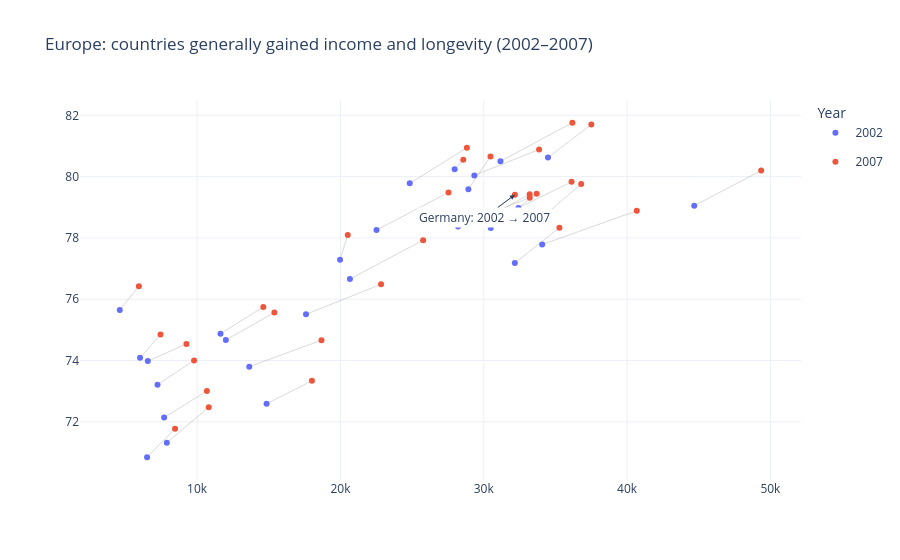

This figure's notebook cell:
### Markdown cell above
## Task 1 — Scatter: life expectancy change over time

**What to build:** A scatter showing **GDP per capita vs life expectancy** for **two years** (2002 and 2007) to show how both moved — use **colour for year** (just 2 colours), **one continent only**.

Choose any continent except Africa (that was the example). Highlight the change direction.

> 💡 Filter: `df.loc[df['continent'] == 'YOUR_CHOICE']` then filter years

### Code cell
# Task 1 — Europe, comparing 2002 with 2007
import plotly.express as px
import plotly.graph_objects as go

# Load the dataset here so this task works when run on its own.
df = px.data.gapminder()

continent = "Europe"
years = [2002, 2007]
task1_df = df.loc[
    (df["continent"] == continent) & df["year"].isin(years)
].copy()

task1_fig = go.Figure()
for _, country_data in task1_df.groupby("country"):
    country_data = country_data.sort_values("year")
    task1_fig.add_trace(
        go.Scatter(
            x=country_data["gdpPercap"],
            y=country_data["lifeExp"],
            mode="lines",
            line={"color": "rgba(120, 120, 120, 0.28)", "width": 1},
            showlegend=False,
            hoverinfo="skip",
        )
    )

points = px.scatter(
    task1_df,
    x="gdpPercap",
    y="lifeExp",
    color=task1_df["year"].astype(str),
    color_discrete_map={"2002": "#636EFA", "2007": "#EF553B"},
    hover_name="country",
    log_x=True,
    labels={
        "gdpPercap": "GDP per capita (US$, log scale)",
        "lifeExp": "Life expectancy (years)",
        "color": "Year",
    },
)
for trace in points.data:
    task1_fig.add_trace(trace)

germany = task1_df.loc[task1_df["country"] == "Germany"].sort_values("year")
if len(germany) == 2:
    task1_fig.add_annotation(
        x=germany.iloc[1]["gdpPercap"],
        y=germany.iloc[1]["lifeExp"],
        ax=germany.iloc[0]["gdpPercap"],
        ay=germany.iloc[0]["lifeExp"],
        xref="x",
        yref="y",
        axref="x",
        ayref="y",
        text="Germany: 2002 → 2007",
        showarrow=True,
        arrowhead=2,
        bgcolor="white",
    )

task1_fig.update_layout(
    title=f"{continent}: countries generally gained income and longevity (2002–2007)",
    legend_title_text="Year",
    template="plotly_white",
)
task1_fig.show()

### Figure 1 — Plotly figure (JSON) as saved in the notebook; plotly's stock layout.template omitted (floating-point values rounded to 4 significant figures)
{"data": [{"hoverinfo": "skip", "line": {"color": "rgba(120, 120, 120, 0.28)", "width": 1}, "mode": "lines", "showlegend": false, "type": "scatter", "x": [4604.0, 5937.0], "y": [75.65, 76.42]}, {"hoverinfo": "skip", "line": {"color": "rgba(120, 120, 120, 0.28)", "width": 1}, "mode": "lines", "showlegend": false, "type": "scatter", "x": [32420.0, 36130.0], "y": [78.98, 79.83]}, {"hoverinfo": "skip", "line": {"color": "rgba(120, 120, 120, 0.28)", "width": 1}, "mode": "lines", "showlegend": false, "type": "scatter", "x": [30490.0, 33690.0], "y": [78.32, 79.44]}, {"hoverinfo": "skip", "line": {"color": "rgba(120, 120, 120, 0.28)", "width": 1}, "mode": "lines", "showlegend": false, "type": "scatter", "x": [6019.0, 7446.0], "y": [74.09, 74.85]}, {"hoverinfo": "skip", "line": {"color": "rgba(120, 120, 120, 0.28)", "width": 1}, "mode": "lines", "showlegend": false, "type": "scatter", "x": [7697.0, 10680.0], "y": [72.14, 73.0]}, {"hoverinfo": "skip", "line": {"color": "rgba(120, 120, 120, 0.28)", "width": 1}, "mode": "lines", "showlegend": false, "type": "scatter", "x": [11630.0, 14620.0], "y": [74.88, 75.75]}, {"hoverinfo": "skip", "line": {"color": "rgba(120, 120, 120, 0.28)", "width": 1}, "mode": "lines", "showlegend": false, "type": "scatter", "x": [17600.0, 22830.0], "y": [75.51, 76.49]}, {"hoverinfo": "skip", "line": {"color": "rgba(120, 120, 120, 0.28)", "width": 1}, "mode": "lines", "showlegend": false, "type": "scatter", "x": [32170.0, 35280.0], "y": [77.18, 78.33]}, {"hoverinfo": "skip", "line": {"color": "rgba(120, 120, 120, 0.28)", "width": 1}, "mode": "lines", "showlegend": false, "type": "scatter", "x": [28200.0, 33210.0], "y": [78.37, 79.31]}, {"hoverinfo": "skip", "line": {"color": "rgba(120, 120, 120, 0.28)", "width": 1}, "mode": "lines", "showlegend": false, "type": "scatter", "x": [28930.0, 30470.0], "y": [79.59, 80.66]}, {"hoverinfo": "skip", "line": {"color": "rgba(120, 120, 120, 0.28)", "width": 1}, "mode": "lines", "showlegend": false, "type": "scatter", "x": [30040.0, 32170.0], "y": [78.67, 79.41]}, {"hoverinfo": "skip", "line": {"color": "rgba(120, 120, 120, 0.28)", "width": 1}, "mode": "lines", "showlegend": false, "type": "scatter", "x": [22510.0, 27540.0], "y": [78.26, 79.48]}, {"hoverinfo": "skip", "line": {"color": "rgba(120, 120, 120, 0.28)", "width": 1}, "mode": "lines", "showlegend": false, "type": "scatter", "x": [14840.0, 18010.0], "y": [72.59, 73.34]}, {"hoverinfo": "skip", "line": {"color": "rgba(120, 120, 120, 0.28)", "width": 1}, "mode": "lines", "showlegend": false, "type": "scatter", "x": [31160.0, 36180.0], "y": [80.5, 81.76]}, {"hoverinfo": "skip", "line": {"color": "rgba(120, 120, 120, 0.28)", "width": 1}, "mode": "lines", "showlegend": false, "type": "scatter", "x": [34080.0, 40680.0], "y": [77.78, 78.89]}, {"hoverinfo": "skip", "line": {"color": "rgba(120, 120, 120, 0.28)", "width": 1}, "mode": "lines", "showlegend": false, "type": "scatter", "x": [27970.0, 28570.0], "y": [80.24, 80.55]}, {"hoverinfo": "skip", "line": {"color": "rgba(120, 120, 120, 0.28)", "width": 1}, "mode": "lines", "showlegend": false, "type": "scatter", "x": [6557.0, 9254.0], "y": [73.98, 74.54]}, {"hoverinfo": "skip", "line": {"color": "rgba(120, 120, 120, 0.28)", "width": 1}, "mode": "lines", "showlegend": false, "type": "scatter", "x": [33720.0, 36800.0], "y": [78.53, 79.76]}, {"hoverinfo": "skip", "line": {"color": "rgba(120, 120, 120, 0.28)", "width": 1}, "mode": "lines", "showlegend": false, "type": "scatter", "x": [44680.0, 49360.0], "y": [79.05, 80.2]}, {"hoverinfo": "skip", "line": {"color": "rgba(120, 120, 120, 0.28)", "width": 1}, "mode": "lines", "showlegend": false, "type": "scatter", "x": [12000.0, 15390.0], "y": [74.67, 75.56]}, {"hoverinfo": "skip", "line": {"color": "rgba(120, 120, 120, 0.28)", "width": 1}, "mode": "lines", "showlegend": false, "type": "scatter", "x": [19970.0, 20510.0], "y": [77.29, 78.1]}, {"hoverinfo": "skip", "line": {"color": "rgba(120, 120, 120, 0.28)", "width": 1}, "mode": "lines", "showlegend": false, "type": "scatter", "x": [7885.0, 10810.0], "y": [71.32, 72.48]}, {"hoverinfo": "skip", "line": {"color": "rgba(120, 120, 120, 0.28)", "width": 1}, "mode": "lines", "showlegend": false, "type": "scatter", "x": [7236.0, 9787.0], "y": [73.21, 74.0]}, {"hoverinfo": "skip", "line": {"color": "rgba(120, 120, 120, 0.28)", "width": 1}, "mode": "lines", "showlegend": false, "type": "scatter", "x": [13640.0, 18680.0], "y": [73.8, 74.66]}, {"hoverinfo": "skip", "line": {"color": "rgba(120, 120, 120, 0.28)", "width": 1}, "mode": "lines", "showlegend": false, "type": "scatter", "x": [20660.0, 25770.0], "y": [76.66, 77.93]}, {"hoverinfo": "skip", "line": {"color": "rgba(120, 120, 120, 0.28)", "width": 1}, "mode": "lines", "showlegend": false, "type": "scatter", "x": [24840.0, 28820.0], "y": [79.78, 80.94]}, {"hoverinfo": "skip", "line": {"color": "rgba(120, 120, 120, 0.28)", "width": 1}, "mode": "lines", "showlegend": false, "type": "scatter", "x": [29340.0, 33860.0], "y": [80.04, 80.88]}, {"hoverinfo": "skip", "line": {"color": "rgba(120, 120, 120, 0.28)", "width": 1}, "mode": "lines", "showlegend": false, "type": "scatter", "x": [34480.0, 37510.0], "y": [80.62, 81.7]}, {"hoverinfo": "skip", "line": {"color": "rgba(120, 120, 120, 0.28)", "width": 1}, "mode": "lines", "showlegend": false, "type": "scatter", "x": [6508.0, 8458.0], "y": [70.84, 71.78]}, {"hoverinfo": "skip", "line": {"color": "rgba(120, 120, 120, 0.28)", "width": 1}, "mode": "lines", "showlegend": false, "type": "scatter", "x": [29480.0, 33200.0], "y": [78.47, 79.42]}, {"hovertemplate": "<b>%{hovertext}</b><br><br>Year=2002<br>GDP per capita (US$, log scale)=%{x}<br>Life expectancy (years)=%{y}<extra></extra>", "hovertext": ["Albania", "Austria", "Belgium", "Bosnia and Herzegovina", "Bulgaria", "Croatia", "Czech Republic", "Denmark", "Finland", "France", "Germany", "Greece", "Hungary", "Iceland", "Ireland", "Italy", "Montenegro", "Netherlands", "Norway", "Poland", "Portugal", "Romania", "Serbia", "Slovak Republic", "Slovenia", "Spain", "Sweden", "Switzerland", "Turkey", "United Kingdom"], "legendgroup": "2002", "marker": {"color": "#636EFA", "symbol": "circle"}, "mode": "markers", "name": "2002", "orientation": "v", "showlegend": true, "type": "scatter", "x": [4604.0, 32420.0, 30490.0, 6019.0, 7697.0, 11630.0, 17600.0, 32170.0, 28200.0, 28930.0, 30040.0, 22510.0, 14840.0, 31160.0, 34080.0, 27970.0, 6557.0, 33720.0, 44680.0, 12000.0, 19970.0, 7885.0, 7236.0, 13640.0, 20660.0, 24840.0, 29340.0, 34480.0, 6508.0, 29480.0], "xaxis": "x", "y": [75.65, 78.98, 78.32, 74.09, 72.14, 74.88, 75.51, 77.18, 78.37, 79.59, 78.67, 78.26, 72.59, 80.5, 77.78, 80.24, 73.98, 78.53, 79.05, 74.67, 77.29, 71.32, 73.21, 73.8, 76.66, 79.78, 80.04, 80.62, 70.84, 78.47], "yaxis": "y"}, {"hovertemplate": "<b>%{hovertext}</b><br><br>Year=2007<br>GDP per capita (US$, log scale)=%{x}<br>Life expectancy (years)=%{y}<extra></extra>", "hovertext": ["Albania", "Austria", "Belgium", "Bosnia and Herzegovina", "Bulgaria", "Croatia", "Czech Republic", "Denmark", "Finland", "France", "Germany", "Greece", "Hungary", "Iceland", "Ireland", "Italy", "Montenegro", "Netherlands", "Norway", "Poland", "Portugal", "Romania", "Serbia", "Slovak Republic", "Slovenia", "Spain", "Sweden", "Switzerland", "Turkey", "United Kingdom"], "legendgroup": "2007", "marker": {"color": "#EF553B", "symbol": "circle"}, "mode": "markers", "name": "2007", "orientation": "v", "showlegend": true, "type": "scatter", "x": [5937.0, 36130.0, 33690.0, 7446.0, 10680.0, 14620.0, 22830.0, 35280.0, 33210.0, 30470.0, 32170.0, 27540.0, 18010.0, 36180.0, 40680.0, 28570.0, 9254.0, 36800.0, 49360.0, 15390.0, 20510.0, 10810.0, 9787.0, 18680.0, 25770.0, 28820.0, 33860.0, 37510.0, 8458.0, 33200.0], "xaxis": "x", "y": [76.42, 79.83, 79.44, 74.85, 73.0, 75.75, 76.49, 78.33, 79.31, 80.66, 79.41, 79.48, 73.34, 81.76, 78.89, 80.55, 74.54, 79.76, 80.2, 75.56, 78.1, 72.48, 74.0, 74.66, 77.93, 80.94, 80.88, 81.7, 71.78, 79.42], "yaxis": "y"}], "layout": {"annotations": [{"arrowhead": 2, "ax": 30040.0, "axref": "x", "ay": 78.67, "ayref": "y", "bgcolor": "white", "showarrow": true, "text": "Germany: 2002 → 2007", "x": 32170.0, "xref": "x", "y": 79.41, "yref": "y"}], "legend": {"title": {"text": "Year"}}, "title": {"text": "Europe: countries generally gained income and longevity (2002–2007)"}}}
